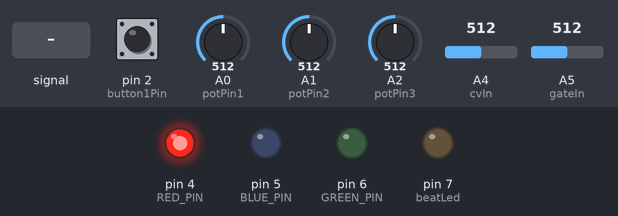
This sketch was run on a simulated Arduino Uno, built with avr-gcc and run on an emulated ATmega328P. Parts: output pins drawn as LEDs (lit = HIGH). The inputs (shaded band) are chosen by the test bench; at power-on: A5 (gateIn) = 512, A2 (potPin3) = 512, pin 2 (button1Pin) LOW, A1 (potPin2) = 512, A0 (potPin1) = 512, A4 (cvIn) = 512. Pins used as bus, display or sensor lines are not drawn.

Above: at 1.2 s.
1.3 s: A5 (gateIn) set to 985
2.8 s: A5 (gateIn) set to 1013
At 3.4 s:
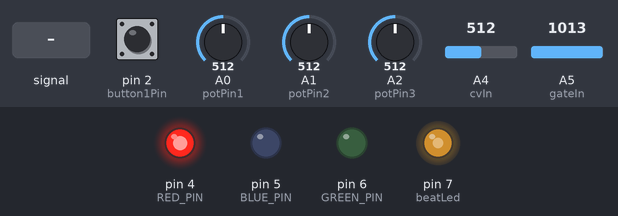
4.3 s: A4 (cvIn) fed a 200 Hz sine of ±81 counts around its level
At 5.96 s:
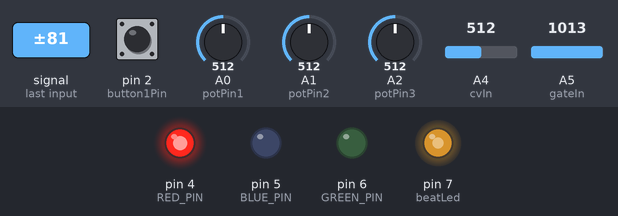
7.3 s: A2 (potPin3) set to 716
At 7.52 s:
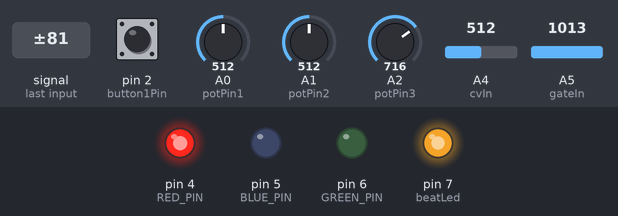
10.3 s: pin 2 (button1Pin) pulled HIGH for 0.15 s
At 10.8 s:
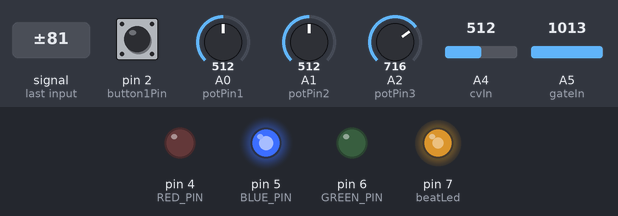
13.4 s: A1 (potPin2) set to 716
Timing chart, 0 to 49.6 s (numbered marks = the images above; inputs shaded):
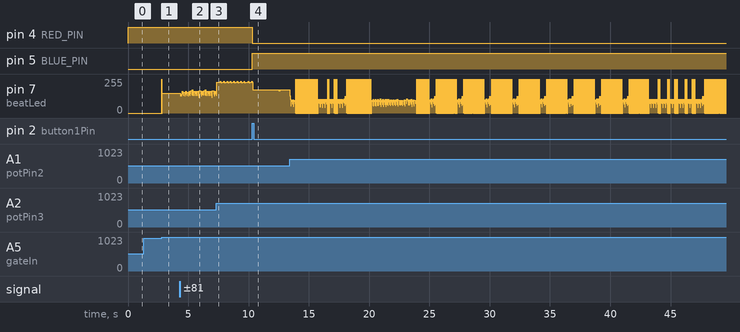

The sketch:

High_low_pulse.ino
```cpp
// I/0 pin numbers
const int potPin1 = A0;
const int potPin2 = A1;
const int potPin3 = A2;

const int button1Pin = 2;  // pushbutton 1 pin
const int buzzerPin = 9;
const int gateIn = A5;
const int cvIn = A4;
const int syncIn = A3;
const int syncOut =  11;

const int RED_PIN = 4;
const int BLUE_PIN = 5;
const int GREEN_PIN = 6;

const int beatLed = 7;

float dutyHigh = 0.5;
float dutyLow = 1 - dutyHigh;

// Mode stuff
int state = HIGH;      // the current state of the output pin
int reading;           // the current reading from the input pin
int previous = LOW;    // the previous reading from the input pin
int mode = 0; // The operating mode

// the follow variables are long's because the time, measured in miliseconds,
// will quickly become a bigger number than can be stored in an int.
long time = 0;         // the last time the output pin was toggled
long debounce = 200;   // the debounce time, increase if the output flickers

long noteTime = 0;

bool isPlaying = false;
int steps = 0;

// Directly map a control voltage to a tone. This is most useful for handling glides.
// OR directly map a potentiometer value to a duty cycle. (int range to float range).
float mapIntRangetoFloatRange(int input, float inMin, float inMax, float outMin, float outMax)
{
    // Map voltage range 200 to 850 to 32 to 260
    float result = (input - inMin) * (outMax - outMin) / (inMax - inMin) + outMin;
    return result;
}

void setup() {
  // Note: Analog pins are always input
  Serial.begin(9600); // open the serial port at 9600 bps:
  pinMode(buzzerPin, OUTPUT);
  pinMode(button1Pin, INPUT);

  pinMode(RED_PIN, OUTPUT);
  pinMode(GREEN_PIN, OUTPUT);
  pinMode(BLUE_PIN, OUTPUT);
  pinMode(beatLed, OUTPUT);
}

float tuning (int potValue)
{
  //Serial.println(potValue);
  return mapIntRangetoFloatRange(potValue, 0, 695, 0.9, 1.2);
}


bool TimeIntervalDone(int input)
{
  static const unsigned long REFRESH_INTERVAL = input; // ms
  static unsigned long lastRefreshTime = 0;
  if(millis() - lastRefreshTime >= REFRESH_INTERVAL)
  {
    lastRefreshTime += REFRESH_INTERVAL;
    return 1;
  }
  return 0;
}

//
int getOperationMode()
{
    reading = digitalRead(button1Pin);

    if (reading == HIGH && previous == LOW && millis() - time > debounce) {
      if (state == HIGH)
        state = LOW;
      else
        state = HIGH;

      // Regardless of high or low, increment mode number.
      mode++;
    time = millis();
  }

    previous = reading;

    if (mode > 5)
      mode = 0;
}

void DebugTheMode()
{
  Serial.print("Operation Mode: ");
  Serial.print(mode);
  Serial.println();
}

void loop() {
  getOperationMode();

  if (mode == 0) // VOICE WITH POTENTIOMETER DRIVEN
  {
    Red();
    DualVoiceSweep();
  }
  else if (mode == 1) // VOICE WITH PWM SWEEPS
  {
    Blue();
    DualVoicePotDrive();
  } else if (mode == 2) // UNVOICED POT-DRIVEN TONE
  {
    // Turn LED GREEN
    Green();
    UnvoicedPotDrive();

  } else if (mode == 3) // UNVOICED SWEEP
  {
    // Turn LED Yellow
    Yellow();
    UnvoicedSweep();
  } else if (mode ==4)
  {
    // Turn LED CYAN // PULSE-WOBBLE
    Cyan();
    int pot3Value = analogRead(potPin3);
    steps = getSteps(pot3Value);
    playTone(1000 / steps, buzzerPin);
  }
  else if(mode == 5) // SYNC
  {
    // Turn LED Purple
    Purple();
    Sync();
  }
}

void Sync(){
  int syncInValue = analogRead(syncIn);
  //Serial.println(syncInValue);

  if (syncInValue > 100)
  {
      steps = 50;
      playTone(1000 / steps, buzzerPin);
  }
}

void DualVoicePotDrive()
{
    int pot1Value = analogRead(potPin1);
    int pot2Value = analogRead(potPin2);
    int gateValue = analogRead(gateIn);
    int cvValue = analogRead(cvIn);
  setDutyCycle(pot2Value);

    // PLAY
    if (gateValue > 1000)
    {
      float note = convertCVtoTone(cvValue);

      float tunedNote = note * tuning(pot1Value);
      //Serial.print("Calculated tone: ");
      //Serial.println(note);
      playPulsesFromCV(tunedNote); // Use pot 1 for tuning
      //tone(buzzerPin, note);

      noteTime = micros();
    } else
    {
      noTone(buzzerPin);
    }
}

void DualVoiceSweep(){
  // Sweep
  int gateValue = analogRead(gateIn);
  int cvValue = analogRead(cvIn);
  int pot1Value = analogRead(potPin1);
  int pot2Value = analogRead(potPin2);
    int pot3Value = analogRead(potPin3);

  int SweepMode = SetSweepMode(pot2Value);
  float sweepRate = SetSweepRate(pot3Value);

 // String debugMsg = "";
 // debugMsg = "Gate: ";
 // debugMsg += gateValue;
 // debugMsg += " CV: ";
 // debugMsg += cvValue;
 // debugMsg += " Sync In: ";
 // debugMsg += syncInValue;
 // debugMsg += " Sync Out: ";
 // debugMsg += syncOutValue;
  //Serial.println(gateValue);

  DutyCycleSweep(SweepMode, sweepRate);
  if (gateValue > 1000)
  {
    float note = convertCVtoTone(cvValue);
    playPulsesFromCV(note * tuning(pot1Value));
  } else
  {
    noTone(buzzerPin);
  }
}

void UnvoicedPotDrive()
{
    int pot3Value = analogRead(potPin3);
  int pot2Value = analogRead(potPin2);

   setDutyCycle(pot3Value);

    float rate = mapIntRangetoFloatRange(pot2Value, 0, 698, 0.1, 60);
    playPulsesFromCV(rate);
}

void UnvoicedSweep()
{
  int pot3Value = analogRead(potPin3);
  int pot2Value = analogRead(potPin2);
    int SweepMode = 0;
    float sweepRate = SetSweepRate(pot3Value);
    DutyCycleSweep(SweepMode, sweepRate);

    float rate = mapIntRangetoFloatRange(pot2Value, 0, 698, 0.1, 32);
    playPulsesFromCV(rate);

}

void Blink()
{
  bool shouldBlink = TimeIntervalDone(60);
  if(shouldBlink)
  {
    // go high
  } else
  {
    // go low
  }
}
```

colors.ino
```cpp
void Red()
{
      digitalWrite(RED_PIN, HIGH);
      digitalWrite(GREEN_PIN, LOW);
      digitalWrite(BLUE_PIN, LOW);
}

void Blue()
{
      digitalWrite(RED_PIN, LOW);
      digitalWrite(GREEN_PIN, LOW);
      digitalWrite(BLUE_PIN, HIGH);
}

void Green()
{
      digitalWrite(RED_PIN, LOW);
      digitalWrite(GREEN_PIN, HIGH);
      digitalWrite(BLUE_PIN, LOW);
}

void Yellow()
{
      digitalWrite(RED_PIN, HIGH);
      digitalWrite(GREEN_PIN, HIGH);
      digitalWrite(BLUE_PIN, LOW);
}

void Cyan()
{
      digitalWrite(RED_PIN, LOW);
      digitalWrite(GREEN_PIN, HIGH);
      digitalWrite(BLUE_PIN, HIGH);
}

void Purple()
{
        digitalWrite(RED_PIN, HIGH);
        digitalWrite(GREEN_PIN, LOW);
        digitalWrite(BLUE_PIN, HIGH);
}

void White()
{
        digitalWrite(RED_PIN, HIGH);
        digitalWrite(GREEN_PIN, HIGH);
        digitalWrite(BLUE_PIN, HIGH);
}
```

duty_cycle.ino
```cpp
// PWM variables
bool rising = true;

int pulseCounter = 0;

float dutyHighCeiling = 0.99;
float dutyHighFloor = 0.001;

  void playToneMicroseconds(float input)
  {
    if (input > 0 && isPlaying == false)
    {
      isPlaying = true;
        digitalWrite(buzzerPin, HIGH);
        digitalWrite(beatLed, HIGH);
        delayMicroseconds((input * dutyHigh));
        digitalWrite(buzzerPin, LOW);
        digitalWrite(beatLed, LOW);
        delayMicroseconds((input * dutyLow));
      isPlaying = false;
    }
  }

    // Simple high and low for signal generation
void playTone2(int input, int outputPin)
{
  if (input > 0 && isPlaying == false)
    {
      isPlaying = true;
    digitalWrite(beatLed, HIGH);
    digitalWrite(outputPin, HIGH);
    delay(input * dutyHigh);
    digitalWrite(beatLed, LOW);
    digitalWrite(outputPin, LOW);
    delay(input * dutyLow);
    isPlaying = false;
    }
}

  // Simple high and low for signal generation
void playTone(int input, int outputPin)
{
    digitalWrite(beatLed, HIGH);
    digitalWrite(outputPin, HIGH);
    delay(input * (dutyHigh * 2));
    digitalWrite(beatLed, LOW);
    digitalWrite(outputPin, LOW);
    delay(input * (dutyLow * 2));
}

  // Use Potentiometer to set Duty Cycle
  void setDutyCycle(int potInput)
  {
    dutyHigh = mapIntRangetoFloatRange(potInput, 0, 699, dutyHighFloor, dutyHighCeiling);
    dutyLow = 1 - dutyHigh;
  }

  int SetSweepMode(int potValue)
  {
    if (potValue > 0 && potValue <= 233)
      return 0;
    else if (potValue > 233 && potValue <= 466)
      return 1;
    else if (potValue > 466 && potValue <= 700)
      return 2;
  }

  // When not using potentiometer to control Duty Cycle, sweep them.
  void DutyCycleSweep(int sweepMode, float rate)
  {
    if (dutyHigh == 0)
    {
      dutyHigh == 0.01;
    }
    if (sweepMode == 0) // Triangle
    {
      // Start ramp up
      if (dutyHigh <= dutyHighFloor)
        rising = true;
      if (rising == true)
        dutyHigh = dutyHigh + rate;
      if (dutyHigh >= dutyHighCeiling)
        rising = false;
      if (rising == false)
          dutyHigh = dutyHigh - rate;
    }

    else if (sweepMode == 1) // Ramp Up
    {
      // Start ramp up
      if (dutyHigh < dutyHighCeiling)
        dutyHigh = dutyHigh + rate;
      if (dutyHigh >= dutyHighCeiling)
        dutyHigh = dutyHighFloor;
    }

    else if (sweepMode == 2) // Ramp Down
    {
      // if ramping down, continue ramping down
      if (dutyHigh > dutyHighFloor)
        dutyHigh = dutyHigh - rate;
      if (dutyHigh <= dutyHighFloor)
        dutyHigh = dutyHighCeiling;
    }
    dutyLow = 1 - dutyHigh; // Set low part of duty cycle.
  }

  float SetSweepRate(int potValue)
  {
    float newValue = (potValue - 0) * (dutyHighCeiling - dutyHighFloor) / (700 - 0) + dutyHighFloor;
    return newValue;
  }

  // PWM pulse steps - For wobble mode
int getSteps(int inputValue)
{
  if (inputValue > 0 && inputValue < 50)
  {
    return 1;
  } else if (inputValue >=51 && inputValue < 100)
  {
    return 2;
  } else if (inputValue >=101 && inputValue < 200)
  {
    return 3;
  } else if (inputValue >=201 && inputValue < 300)
  {
    return 4;
  }
  else if (inputValue >=301 && inputValue < 400)
  {
    return 8;
  }
  else if (inputValue >=401 && inputValue < 500)
  {
    return 16;
  }
  else if (inputValue >=501 && inputValue < 700)
  {
    return 32;
  }
  else if (inputValue >=700)
  {
    return 64;
  }
}
```

Source omitted: note_handler.ino (13220 bytes)

Measured:
- the behaviour switches between 1000 and 1001 on A5 (gateIn) (found by bisection; images 0 and 1)
- after the input at 1.3 s, every drawn part: stays the same
- after the input at 2.8 s, pin 7 (beatLed): 0/255 → 149/255 at once
- after the input at 10.3 s, pin 4 (RED_PIN): HIGH → LOW at once; pin 5 (BLUE_PIN): LOW → HIGH at once
